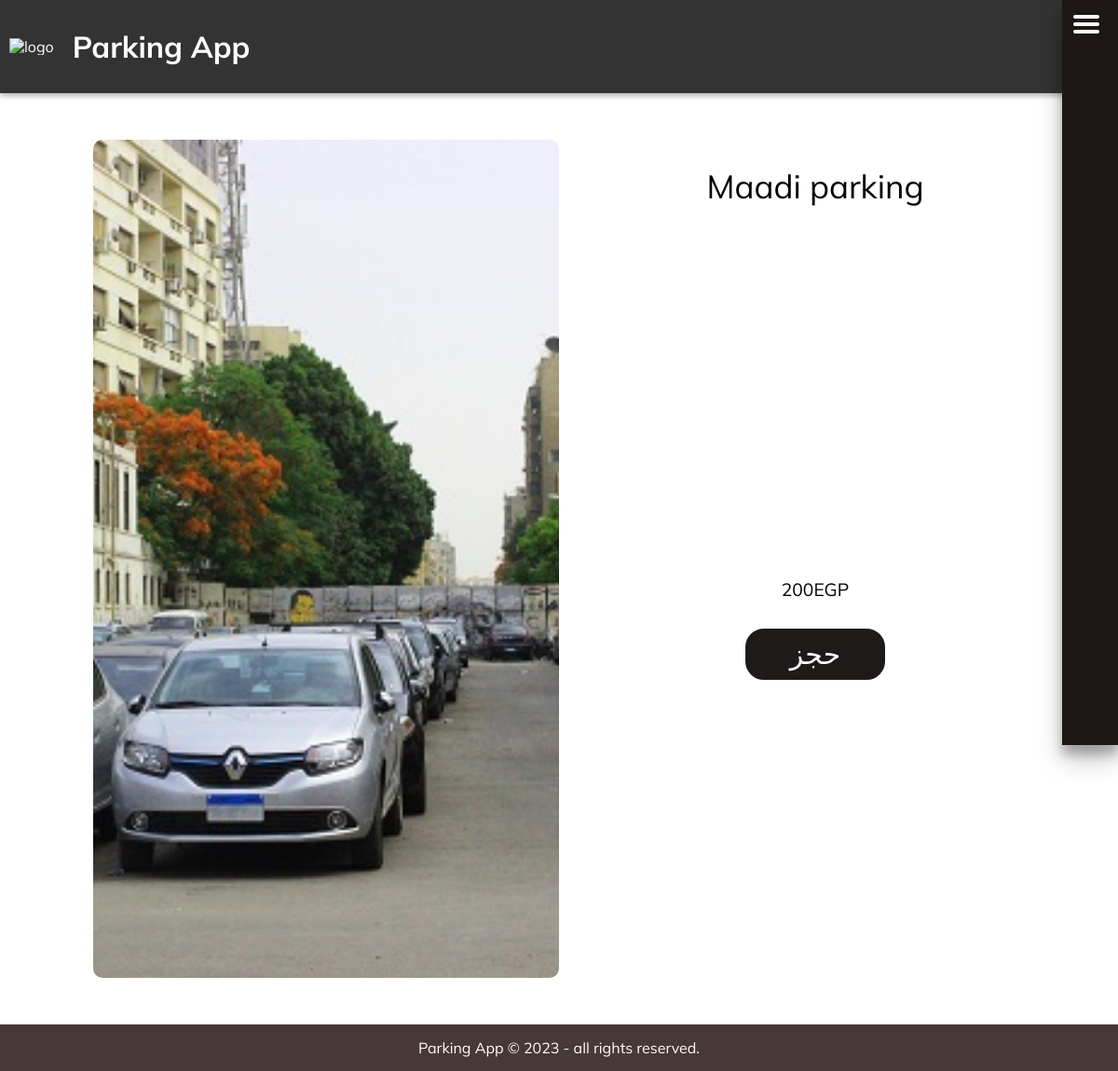
The app's page /browseparking/1 (signed in) with its own data.
### training/models.py (models this page shows, shortened)
class Parking_spot(models.Model):
    Name = models.CharField(max_length=50)
    GOVERNORATE_CHOICES = (
        ('ALE', 'Alexandria'),
        ('ASN', 'Aswan'),
        ('ASY', 'Asyut'),
        ('BEH', 'Beheira'),
        ('BNS', 'Beni Suef'),
        ('C', 'Cairo'),
        ('DAK', 'Dakahlia'),
        ('DAM', 'Damietta'),
        ('FYM', 'Faiyum'),
        ('GHY', 'Gharbia'),
        ('GZ', 'Giza'),
        ('IS', 'Ismailia'),
        ('KFS', 'Kafr El Sheikh'),
        ('LX', 'Luxor'),
        ('MN', 'Minya'),
        ('MNF', 'Monufia'),
        ('MT', 'Matrouh'),
        ('NS', 'North Sinai'),
        ('PTS', 'Port Said'),
        ('QAH', 'Qena'),
        ('SHR', 'Sharqia'),
        ('SIN', 'South Sinai'),
        ('SUZ', 'Suez'),
        ('SW', 'Sohag'),
        ('WAD', 'New Valley'),
    )
    governorate = models.CharField(max_length=3, choices=GOVERNORATE_CHOICES)
    city =  models.CharField(max_length=52)
    address = models.CharField(max_length=50)
    price = models.IntegerField()
    parkingphoto = models.ImageField(upload_to='images/')

### training/views.py (the view)
# urls.py: path('browseparking/<parking_id>', views.expandparking, name='expandparking'),
@login_required
def expandparking(request, parking_id):
    context = admincheck(request)
    current_user = request.user
    context['parking'] = Parking_spot.objects.filter(id = parking_id)
    return render(request, 'expandparking.html', context=context)

### mysite/context_processors.py (called while the page is built)
def control_content(request):
    return {'access' : Control_content.objects.first()}

### training/views.py (called while the page is built)
def admincheck(request):
    current_user = request.user
    if current_user.is_authenticated:
        if Admin_user.objects.filter(Userkey=current_user).exists():
            return {'admin': True}
        else:
            return {'admin': False}
    return {'admin': False}

### training/templates/expandparking.html (shortened to what this page needs)
{% extends 'base.html' %}
{% block headcontent %}
{% load static %}
  <link rel=" stylesheet" href="{% static 'css/expandparking.css' %}" />
{% endblock %}
{% block maincontent %}
{% for p in parking %}
<div class="parking-img-container">
  <img  class = "parking-img" src="{{p.parkingphoto.url}}"></img>
</div>
  <div class="parking-title">
    <div class="">
      {{p.Name}}
    </div>
  </div>
  <div class="parking-desc">
    {{p.price}}EGP
    <button class="main-button flexvert" url = "{% url 'reservation' p.id %}" id="reservebutton">
      حجز
    </button>
  </div>
{% endfor %}
{% endblock %}

### training/static/css/common.css (style rules this page uses)
.flexvert { display: flex; flex-flow: column; flex-wrap: wrap; justify-content: center; align-items: center; gap: 30px; }
.main-button { width: 15%; min-width: 150px; height: 55px; background-color: #1e1a1a; color: #ffffff; cursor: pointer; border: 2px solid #1e1a1a; border-radius: 20px; transition: .1s; font: 30px muli; }

### training/static/css/expandparking.css (style rules this page uses)
.parking-img-container { grid-area: 1/1/4/2; display:flex; width: 500px; height:100%; }
.parking-img { width:500px; height: 100%; object-fit: cover; z-index: 1; border-radius: 10px; }
.parking-title { grid-area: 1/2/2/3; display: flex; flex-flow: row; justify-content: center; align-items: center; height: 100%; width: 100%; font: 35px muli; }
.parking-desc { grid-area: 2/2/4/3; display: flex; flex-flow: column; justify-content: center; align-items: center; width: 100%; gap: 30px; z-index: 4; color:rgb(0, 0, 0); background-color: #ffffff; border-radius: 2px; }

### records on screen
Parking_spot: parkingphoto (picture), Name "Maadi parking", price "200"
